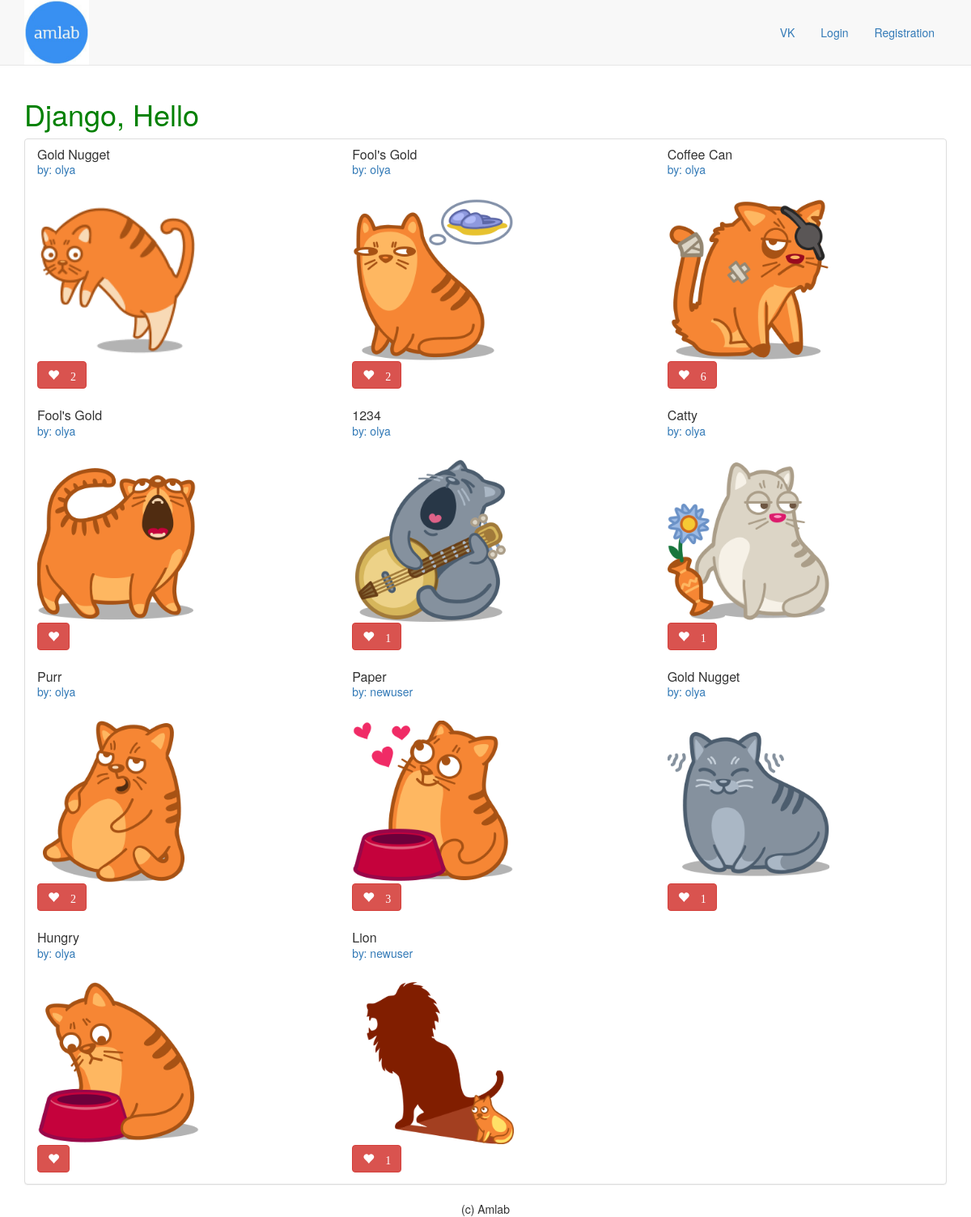
The page / on the database its author committed.
### main_app/models.py (models this page shows, shortened)
class Treasure(models.Model):
    user = models.ForeignKey(User)
    name = models.CharField(max_length=100)
    value = models.DecimalField(max_digits=10, decimal_places=2)
    material = models.CharField(max_length=100)
    location = models.CharField(max_length=100)
    image = models.ImageField(upload_to='treasure_images', default='treasure_images/default.png')
    likes = models.IntegerField(default=0)
    slug = models.SlugField(max_length=100, blank=True)

### main_app/views.py (the view)
# urls.py: url(r'^$', views.index),
def index(request):
    treasures = Treasure.objects.all()
    form = TreasureForm()
    return render(request, 'index.html', {'treasures': treasures, 'form': form})

### main_app/templates/index.html (shortened to what this page needs)
{% extends 'base.html' %}
{% block content %}
    <h1>Django, Hello</h1>
    <div class="treasure panel panel-default">
        <div class="row">
            {% for t in treasures %}
                <div class="col-md-4">
                    <div class="panel-heading">
                        <h2 class="panel-title"><a href="{% url 'detail' t.slug %}">{{ t.name }}</a></h2>
                        <a class="panel-username"
                         href="/user/{{t.user.username}}/">
                         by: {{ t.user.username }}
                         </a>
                     </div>
                    <div class="panel-body">
                        <a href="{% url 'detail' t.slug %}"><img src="{{ t.image.url }}" height="200" /></a><br/>
                        <button id ="likes" data-id="{{t.id}}"
                         class="btn btn-mini btn-danger glyphicon glyphicon-heart" type="button">
                            {% if t.likes > 0 %} {{ t.likes }} {% endif %}
                         </button>
                    </div>
                </div>
                {% if forloop.counter|divisibleby:3 %}
                    </div><div class="row">
                {% endif %}
            {% endfor %}
        </div>
    </div>
{% endblock %}

### main_app/static/style.css (style rules this page uses)
h1 { color: green; }

### rows shown on the page
Treasure: name "Gold Nugget", user.username "olya", image (picture), likes "2"
Treasure: name "Fool's Gold", user.username "olya", image (picture), likes "2"
Treasure: name "Coffee Can", user.username "olya", image (picture), likes "6"
Treasure: name "Fool's Gold", user.username "olya", image (picture)
Treasure: name "1234", user.username "olya", image (picture), likes "1"
Treasure: name "Catty", user.username "olya", image (picture), likes "1"
Treasure: name "Purr", user.username "olya", image (picture), likes "2"
Treasure: name "Paper", user.username "newuser", image (picture), likes "3"
Treasure: name "Gold Nugget", user.username "olya", image (picture), likes "1"
Treasure: name "Hungry", user.username "olya", image (picture)
Treasure: name "Lion", user.username "newuser", image (picture), likes "1"
